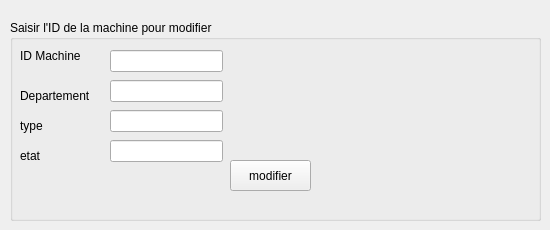
     <widget class="QWidget" name="tab_5">
      <attribute name="title">
       <string>modifier</string>
      </attribute>
      <widget class="QGroupBox" name="groupBox_3">
       <property name="geometry">
        <rect>
         <x>10</x>
         <y>20</y>
         <width>531</width>
         <height>201</height>
        </rect>
       </property>
       <property name="title">
        <string>Saisir l'ID de la machine pour modifier</string>
       </property>
       <widget class="QLineEdit" name="lineEdit_idmachine_5">
        <property name="geometry">
         <rect>
          <x>100</x>
          <y>30</y>
          <width>113</width>
          <height>22</height>
         </rect>
        </property>
       </widget>
       <widget class="QLabel" name="label_typemachine_3">
        <property name="geometry">
         <rect>
          <x>10</x>
          <y>90</y>
          <width>81</width>
          <height>31</height>
         </rect>
        </property>
        <property name="text">
         <string>type</string>
        </property>
       </widget>
       <widget class="QLineEdit" name="lineEdit_departement_3">
        <property name="geometry">
         <rect>
          <x>100</x>
          <y>60</y>
          <width>113</width>
          <height>22</height>
         </rect>
        </property>
       </widget>
       <widget class="QLabel" name="label_departement_3">
        <property name="geometry">
         <rect>
          <x>10</x>
          <y>60</y>
          <width>81</width>
          <height>31</height>
         </rect>
        </property>
        <property name="text">
         <string>Departement</string>
        </property>
       </widget>
       <widget class="QLabel" name="label_etat_3">
        <property name="geometry">
         <rect>
          <x>10</x>
          <y>120</y>
          <width>81</width>
          <height>31</height>
         </rect>
        </property>
        <property name="text">
         <string>etat</string>
        </property>
       </widget>
       <widget class="QLabel" name="label_IDmachine_6">
        <property name="geometry">
         <rect>
          <x>10</x>
          <y>20</y>
          <width>81</width>
          <height>31</height>
         </rect>
        </property>
        <property name="text">
         <string>ID Machine</string>
        </property>
       </widget>
       <widget class="QLineEdit" name="lineEdit_typemach_3">
        <property name="geometry">
         <rect>
          <x>100</x>
          <y>90</y>
          <width>113</width>
          <height>22</height>
         </rect>
        </property>
       </widget>
       <widget class="QLineEdit" name="lineEdit_etat_5">
        <property name="geometry">
         <rect>
          <x>100</x>
          <y>120</y>
          <width>113</width>
          <height>22</height>
         </rect>
        </property>
       </widget>
       <widget class="QPushButton" name="pushButton_modifiermachine">
        <property name="geometry">
         <rect>
          <x>220</x>
          <y>140</y>
          <width>81</width>
          <height>31</height>
         </rect>
        </property>
        <property name="text">
         <string>modifier</string>
        </property>
       </widget>
      </widget>
     </widget>
